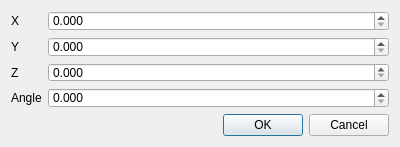
<?xml version="1.0" encoding="UTF-8"?>
<ui version="4.0">
 <class>RotateTessellationParametersDialog</class>
 <widget class="QDialog" name="RotateTessellationParametersDialog">
  <property name="windowModality">
   <enum>Qt::ApplicationModal</enum>
  </property>
  <property name="geometry">
   <rect>
    <x>0</x>
    <y>0</y>
    <width>400</width>
    <height>147</height>
   </rect>
  </property>
  <property name="minimumSize">
   <size>
    <width>400</width>
    <height>147</height>
   </size>
  </property>
  <property name="windowTitle">
   <string>Rotate Tessellation Parameters</string>
  </property>
  <property name="modal">
   <bool>true</bool>
  </property>
  <layout class="QGridLayout" name="gridLayout">
   <item row="0" column="0">
    <layout class="QFormLayout" name="formLayout">
     <item row="0" column="0">
      <widget class="QLabel" name="xLabel">
       <property name="text">
        <string>X</string>
       </property>
      </widget>
     </item>
     <item row="0" column="1">
      <widget class="QDoubleSpinBox" name="xDoubleSpinBox">
       <property name="decimals">
        <number>3</number>
       </property>
       <property name="singleStep">
        <double>0.001000000000000</double>
       </property>
      </widget>
     </item>
     <item row="1" column="0">
      <widget class="QLabel" name="yLabel">
       <property name="text">
        <string>Y</string>
       </property>
      </widget>
     </item>
     <item row="1" column="1">
      <widget class="QDoubleSpinBox" name="yDoubleSpinBox">
       <property name="decimals">
        <number>3</number>
       </property>
       <property name="singleStep">
        <double>0.001000000000000</double>
       </property>
      </widget>
     </item>
     <item row="2" column="0">
      <widget class="QLabel" name="zLabel">
       <property name="text">
        <string>Z</string>
       </property>
      </widget>
     </item>
     <item row="2" column="1">
      <widget class="QDoubleSpinBox" name="zDoubleSpinBox">
       <property name="decimals">
        <number>3</number>
       </property>
       <property name="singleStep">
        <double>0.001000000000000</double>
       </property>
      </widget>
     </item>
     <item row="3" column="0">
      <widget class="QLabel" name="angleLabel">
       <property name="text">
        <string>Angle</string>
       </property>
      </widget>
     </item>
     <item row="3" column="1">
      <widget class="QDoubleSpinBox" name="angleDoubleSpinBox">
       <property name="decimals">
        <number>3</number>
       </property>
       <property name="maximum">
        <double>360.000000000000000</double>
       </property>
       <property name="singleStep">
        <double>0.001000000000000</double>
       </property>
      </widget>
     </item>
    </layout>
   </item>
   <item row="1" column="0">
    <widget class="QDialogButtonBox" name="buttonBox">
     <property name="orientation">
      <enum>Qt::Horizontal</enum>
     </property>
     <property name="standardButtons">
      <set>QDialogButtonBox::Cancel|QDialogButtonBox::Ok</set>
     </property>
    </widget>
   </item>
  </layout>
 </widget>
 <resources/>
 <connections>
  <connection>
   <sender>buttonBox</sender>
   <signal>accepted()</signal>
   <receiver>RotateTessellationParametersDialog</receiver>
   <slot>accept()</slot>
   <hints>
    <hint type="sourcelabel">
     <x>248</x>
     <y>254</y>
    </hint>
    <hint type="destinationlabel">
     <x>157</x>
     <y>274</y>
    </hint>
   </hints>
  </connection>
  <connection>
   <sender>buttonBox</sender>
   <signal>rejected()</signal>
   <receiver>RotateTessellationParametersDialog</receiver>
   <slot>reject()</slot>
   <hints>
    <hint type="sourcelabel">
     <x>316</x>
     <y>260</y>
    </hint>
    <hint type="destinationlabel">
     <x>286</x>
     <y>274</y>
    </hint>
   </hints>
  </connection>
 </connections>
</ui>
